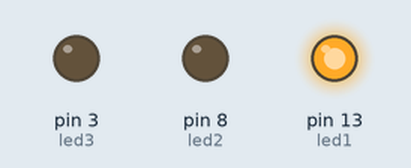
Recording of a sketch running on a simulated Arduino Uno, built with avr-gcc and run on an emulated ATmega328P. On the bench: output pins drawn as LEDs (lit = HIGH).

Above: at 0.5 s.
At 1.5 s:
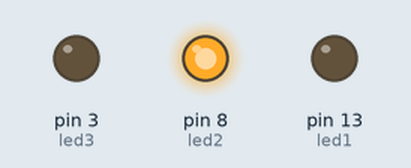
At 5.5 s:
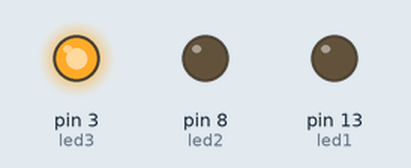
Timing chart, 0 to 6.9 s (numbered marks = the images above):
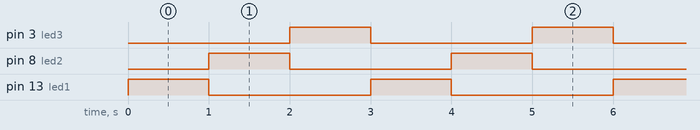

Measured:
- by itself, pin 3 (led3), pin 8 (led2), pin 13 (led1): alternates HIGH for 1.0 s and LOW for 2.0 s
- by itself, everything shown: repeats every 3.0 s, in 4 steps

The sketch:

sketch_jun22a.ino
```cpp
int led1 = 13;
int led2 = 8;
int led3 = 3;
void setup() {
  pinMode(led1,OUTPUT);
  pinMode(led2,OUTPUT);
  pinMode(led3,OUTPUT);


}

void loop() {
  digitalWrite(led1,1);
  delay(1000);
  digitalWrite(led1,0);

  digitalWrite(led2,1);
  delay(1000);
  digitalWrite(led2,0);


  digitalWrite(led3,1);
   delay(1000);
  digitalWrite(led3,0);


}
```
